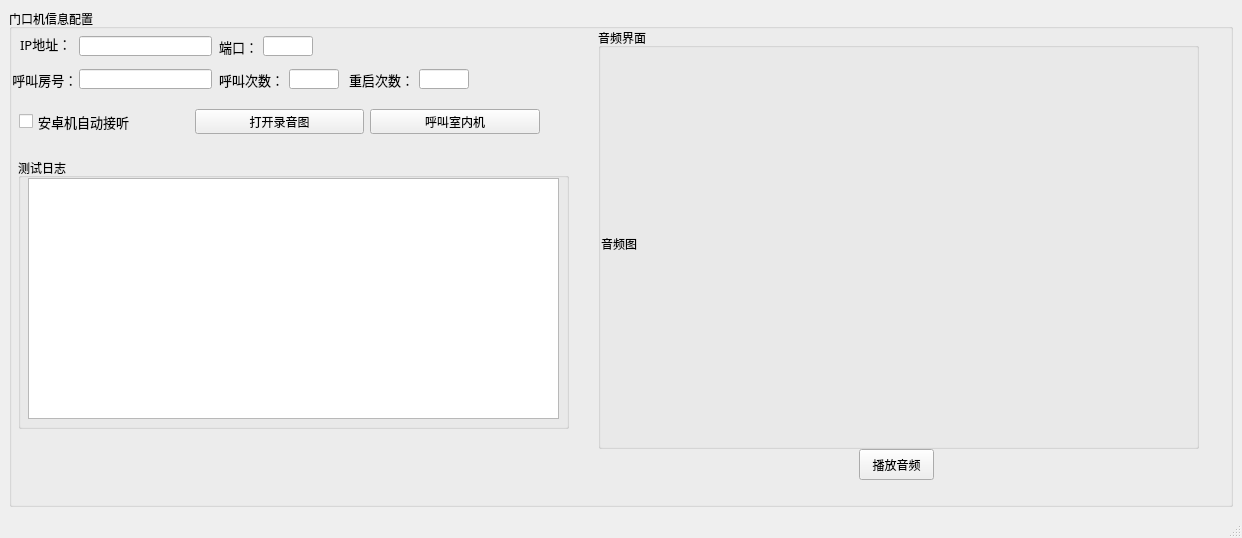
<?xml version="1.0" encoding="UTF-8"?>
<ui version="4.0">
 <class>MainWindow</class>
 <widget class="QMainWindow" name="MainWindow">
  <property name="geometry">
   <rect>
    <x>0</x>
    <y>0</y>
    <width>1242</width>
    <height>538</height>
   </rect>
  </property>
  <property name="windowTitle">
   <string>对讲测试工具</string>
  </property>
  <widget class="QWidget" name="centralwidget">
   <layout class="QHBoxLayout" name="horizontalLayout">
    <item>
     <widget class="QGroupBox" name="groupBox">
      <property name="title">
       <string>门口机信息配置</string>
      </property>
      <widget class="QLabel" name="label">
       <property name="geometry">
        <rect>
         <x>11</x>
         <y>27</y>
         <width>53</width>
         <height>16</height>
        </rect>
       </property>
       <property name="font">
        <font>
         <family>宋体</family>
         <pointsize>10</pointsize>
        </font>
       </property>
       <property name="text">
        <string>IP地址：</string>
       </property>
      </widget>
      <widget class="QLineEdit" name="ip_address_input">
       <property name="geometry">
        <rect>
         <x>70</x>
         <y>27</y>
         <width>133</width>
         <height>20</height>
        </rect>
       </property>
      </widget>
      <widget class="QLabel" name="label_2">
       <property name="geometry">
        <rect>
         <x>210</x>
         <y>30</y>
         <width>39</width>
         <height>16</height>
        </rect>
       </property>
       <property name="font">
        <font>
         <family>宋体</family>
         <pointsize>10</pointsize>
        </font>
       </property>
       <property name="text">
        <string>端口：</string>
       </property>
      </widget>
      <widget class="QLineEdit" name="port_input">
       <property name="geometry">
        <rect>
         <x>254</x>
         <y>27</y>
         <width>50</width>
         <height>20</height>
        </rect>
       </property>
       <property name="inputMethodHints">
        <set>Qt::ImhHiddenText</set>
       </property>
      </widget>
      <widget class="QLineEdit" name="room_no_input">
       <property name="geometry">
        <rect>
         <x>70</x>
         <y>60</y>
         <width>133</width>
         <height>20</height>
        </rect>
       </property>
      </widget>
      <widget class="QLabel" name="label_3">
       <property name="geometry">
        <rect>
         <x>0</x>
         <y>60</y>
         <width>71</width>
         <height>21</height>
        </rect>
       </property>
       <property name="font">
        <font>
         <family>宋体</family>
         <pointsize>10</pointsize>
        </font>
       </property>
       <property name="text">
        <string> 呼叫房号：</string>
       </property>
      </widget>
      <widget class="QLineEdit" name="times_input">
       <property name="geometry">
        <rect>
         <x>280</x>
         <y>60</y>
         <width>50</width>
         <height>20</height>
        </rect>
       </property>
       <property name="inputMethodHints">
        <set>Qt::ImhHiddenText</set>
       </property>
      </widget>
      <widget class="QLabel" name="label_4">
       <property name="geometry">
        <rect>
         <x>210</x>
         <y>60</y>
         <width>61</width>
         <height>21</height>
        </rect>
       </property>
       <property name="font">
        <font>
         <family>宋体</family>
         <pointsize>10</pointsize>
        </font>
       </property>
       <property name="text">
        <string>呼叫次数：</string>
       </property>
      </widget>
      <widget class="QGroupBox" name="groupBox_2">
       <property name="geometry">
        <rect>
         <x>9</x>
         <y>149</y>
         <width>551</width>
         <height>271</height>
        </rect>
       </property>
       <property name="title">
        <string>测试日志</string>
       </property>
       <widget class="QTextBrowser" name="log_text">
        <property name="geometry">
         <rect>
          <x>10</x>
          <y>20</y>
          <width>531</width>
          <height>241</height>
         </rect>
        </property>
       </widget>
      </widget>
      <widget class="QGroupBox" name="groupBox_3">
       <property name="geometry">
        <rect>
         <x>589</x>
         <y>19</y>
         <width>601</width>
         <height>421</height>
        </rect>
       </property>
       <property name="title">
        <string>音频界面</string>
       </property>
       <widget class="QLabel" name="label_6">
        <property name="geometry">
         <rect>
          <x>3</x>
          <y>20</y>
          <width>591</width>
          <height>391</height>
         </rect>
        </property>
        <property name="text">
         <string>音频图</string>
        </property>
       </widget>
      </widget>
      <widget class="QWidget" name="layoutWidget">
       <property name="geometry">
        <rect>
         <x>10</x>
         <y>100</y>
         <width>521</width>
         <height>25</height>
        </rect>
       </property>
       <layout class="QHBoxLayout" name="horizontalLayout_2">
        <item>
         <widget class="QCheckBox" name="checkBox">
          <property name="font">
           <font>
            <family>宋体</family>
            <pointsize>10</pointsize>
           </font>
          </property>
          <property name="text">
           <string>安卓机自动接听</string>
          </property>
         </widget>
        </item>
        <item>
         <widget class="QPushButton" name="local_voice_button">
          <property name="text">
           <string>打开录音图</string>
          </property>
         </widget>
        </item>
        <item>
         <widget class="QPushButton" name="call_button">
          <property name="text">
           <string>呼叫室内机</string>
          </property>
         </widget>
        </item>
       </layout>
      </widget>
      <widget class="QLineEdit" name="times_input_2">
       <property name="geometry">
        <rect>
         <x>410</x>
         <y>60</y>
         <width>50</width>
         <height>20</height>
        </rect>
       </property>
       <property name="inputMethodHints">
        <set>Qt::ImhHiddenText</set>
       </property>
      </widget>
      <widget class="QLabel" name="label_5">
       <property name="geometry">
        <rect>
         <x>340</x>
         <y>60</y>
         <width>61</width>
         <height>21</height>
        </rect>
       </property>
       <property name="font">
        <font>
         <family>宋体</family>
         <pointsize>10</pointsize>
        </font>
       </property>
       <property name="text">
        <string>重启次数：</string>
       </property>
      </widget>
      <widget class="QPushButton" name="play_audio">
       <property name="geometry">
        <rect>
         <x>850</x>
         <y>440</y>
         <width>75</width>
         <height>31</height>
        </rect>
       </property>
       <property name="text">
        <string>播放音频</string>
       </property>
      </widget>
     </widget>
    </item>
   </layout>
  </widget>
  <widget class="QMenuBar" name="menubar">
   <property name="geometry">
    <rect>
     <x>0</x>
     <y>0</y>
     <width>1242</width>
     <height>23</height>
    </rect>
   </property>
  </widget>
  <widget class="QStatusBar" name="statusbar"/>
 </widget>
 <resources/>
 <connections/>
</ui>
